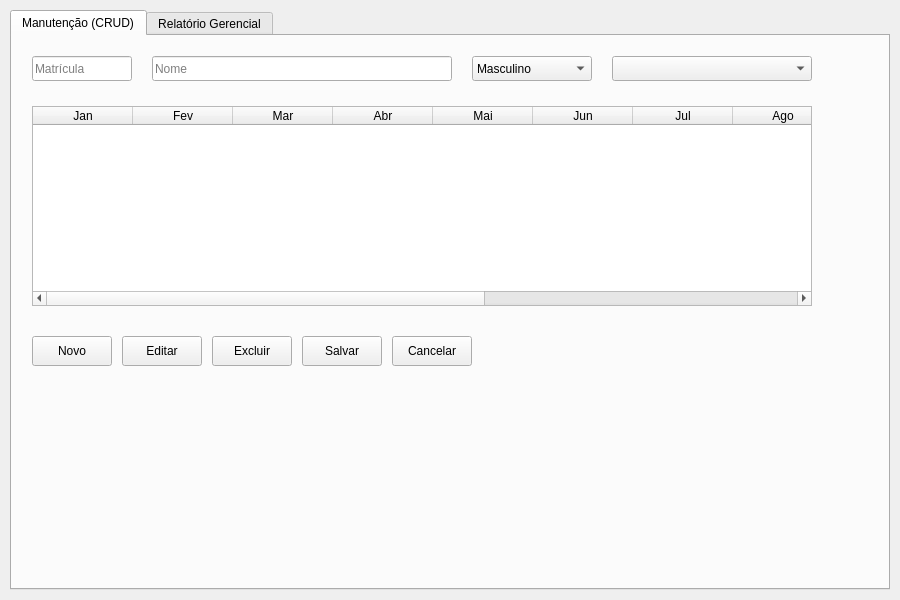
<?xml version="1.0" encoding="UTF-8"?>
<ui version="4.0">
 <class>MainWindow</class>
 <widget class="QMainWindow" name="MainWindow">
  <property name="geometry">
   <rect>
    <x>0</x>
    <y>0</y>
    <width>900</width>
    <height>600</height>
   </rect>
  </property>
  <property name="windowTitle">
   <string>Sistema de Gestão Corporativa</string>
  </property>
  <widget class="QWidget" name="centralwidget">
   <widget class="QTabWidget" name="tabWidget">
    <property name="geometry">
     <rect>
      <x>10</x>
      <y>10</y>
      <width>880</width>
      <height>580</height>
     </rect>
    </property>
    <!-- Aba 1: CRUD -->
    <widget class="QWidget" name="tabCRUD">
     <attribute name="title">
      <string>Manutenção (CRUD)</string>
     </attribute>
     <widget class="QLineEdit" name="lineMatricula">
      <property name="geometry">
       <rect><x>20</x><y>20</y><width>100</width><height>25</height></rect>
      </property>
      <property name="placeholderText">
       <string>Matrícula</string>
      </property>
     </widget>
     <widget class="QLineEdit" name="lineNome">
      <property name="geometry">
       <rect><x>140</x><y>20</y><width>300</width><height>25</height></rect>
      </property>
      <property name="placeholderText">
       <string>Nome</string>
      </property>
     </widget>
     <widget class="QComboBox" name="comboGenero">
      <property name="geometry">
       <rect><x>460</x><y>20</y><width>120</width><height>25</height></rect>
      </property>
      <item><property name="text"><string>Masculino</string></property></item>
      <item><property name="text"><string>Feminino</string></property></item>
     </widget>
     <widget class="QComboBox" name="comboDepartamento">
      <property name="geometry">
       <rect><x>600</x><y>20</y><width>200</width><height>25</height></rect>
      </property>
     </widget>
     <widget class="QTableWidget" name="tableSalarios">
      <property name="geometry">
       <rect><x>20</x><y>70</y><width>780</width><height>200</height></rect>
      </property>
      <column>
       <property name="text"><string>Jan</string></property>
      </column>
      <column><property name="text"><string>Fev</string></property></column>
      <column><property name="text"><string>Mar</string></property></column>
      <column><property name="text"><string>Abr</string></property></column>
      <column><property name="text"><string>Mai</string></property></column>
      <column><property name="text"><string>Jun</string></property></column>
      <column><property name="text"><string>Jul</string></property></column>
      <column><property name="text"><string>Ago</string></property></column>
      <column><property name="text"><string>Set</string></property></column>
      <column><property name="text"><string>Out</string></property></column>
      <column><property name="text"><string>Nov</string></property></column>
      <column><property name="text"><string>Dez</string></property></column>
     </widget>
     <!-- Botões -->
     <widget class="QPushButton" name="btnNovo">
      <property name="geometry"><rect><x>20</x><y>300</y><width>80</width><height>30</height></rect></property>
      <property name="text"><string>Novo</string></property>
     </widget>
     <widget class="QPushButton" name="btnEditar">
      <property name="geometry"><rect><x>110</x><y>300</y><width>80</width><height>30</height></rect></property>
      <property name="text"><string>Editar</string></property>
     </widget>
     <widget class="QPushButton" name="btnExcluir">
      <property name="geometry"><rect><x>200</x><y>300</y><width>80</width><height>30</height></rect></property>
      <property name="text"><string>Excluir</string></property>
     </widget>
     <widget class="QPushButton" name="btnSalvar">
      <property name="geometry"><rect><x>290</x><y>300</y><width>80</width><height>30</height></rect></property>
      <property name="text"><string>Salvar</string></property>
     </widget>
     <widget class="QPushButton" name="btnCancelar">
      <property name="geometry"><rect><x>380</x><y>300</y><width>80</width><height>30</height></rect></property>
      <property name="text"><string>Cancelar</string></property>
     </widget>
    </widget>
    <!-- Aba 2: Relatório -->
    <widget class="QWidget" name="tabRelatorio">
     <attribute name="title">
      <string>Relatório Gerencial</string>
     </attribute>
     <widget class="QTextEdit" name="textRelatorio">
      <property name="geometry">
       <rect><x>20</x><y>20</y><width>780</width><height>400</height></rect>
      </property>
      <property name="readOnly"><bool>true</bool></property>
     </widget>
     <widget class="QPushButton" name="btnGerarRelatorio">
      <property name="geometry"><rect><x>20</x><y>440</y><width>200</width><height>40</height></rect></property>
      <property name="text"><string>Gerar Relatório de Auditoria</string></property>
     </widget>
    </widget>
   </widget>
  </widget>
 </widget>
 <resources/>
 <connections/>
</ui>
